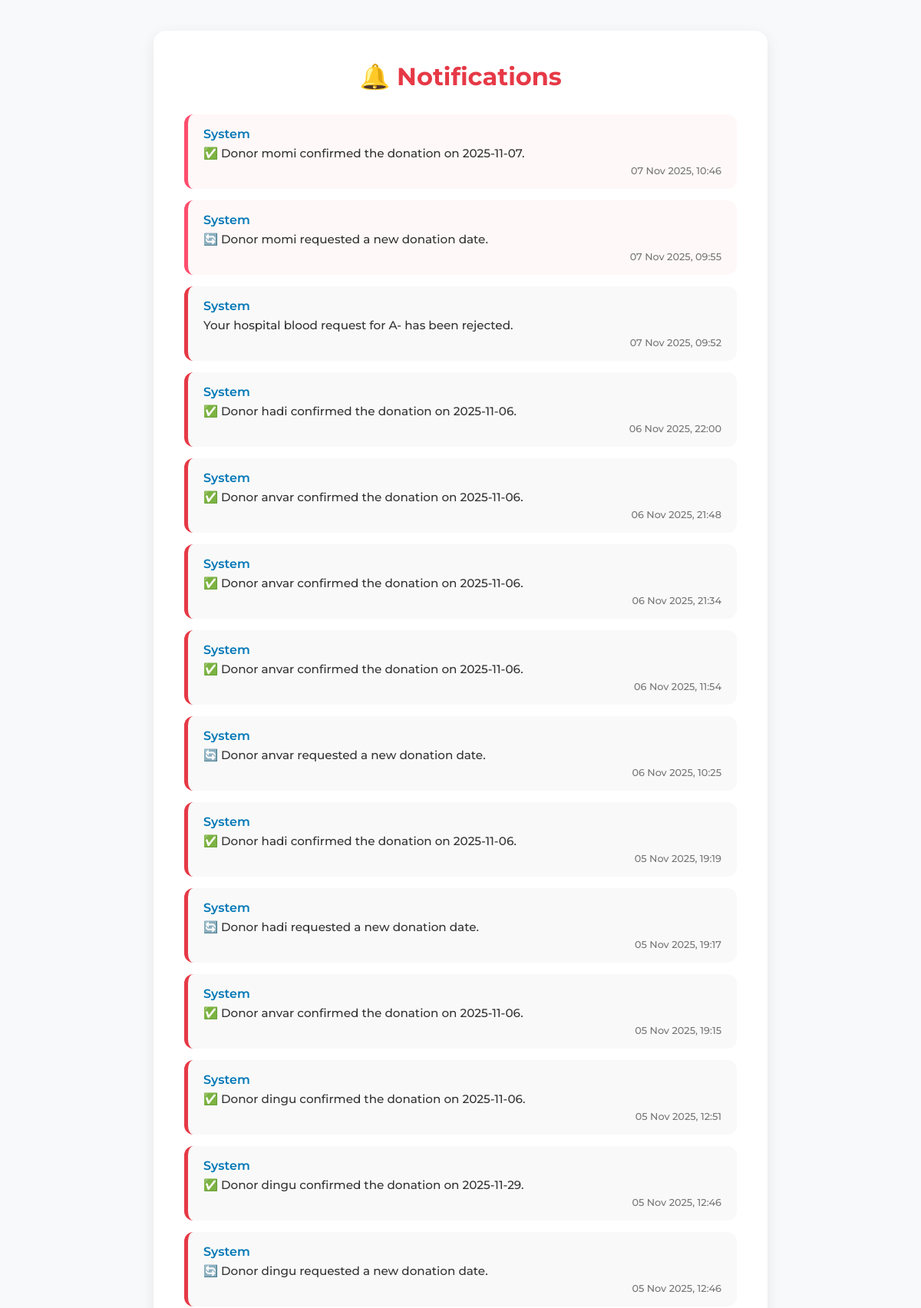
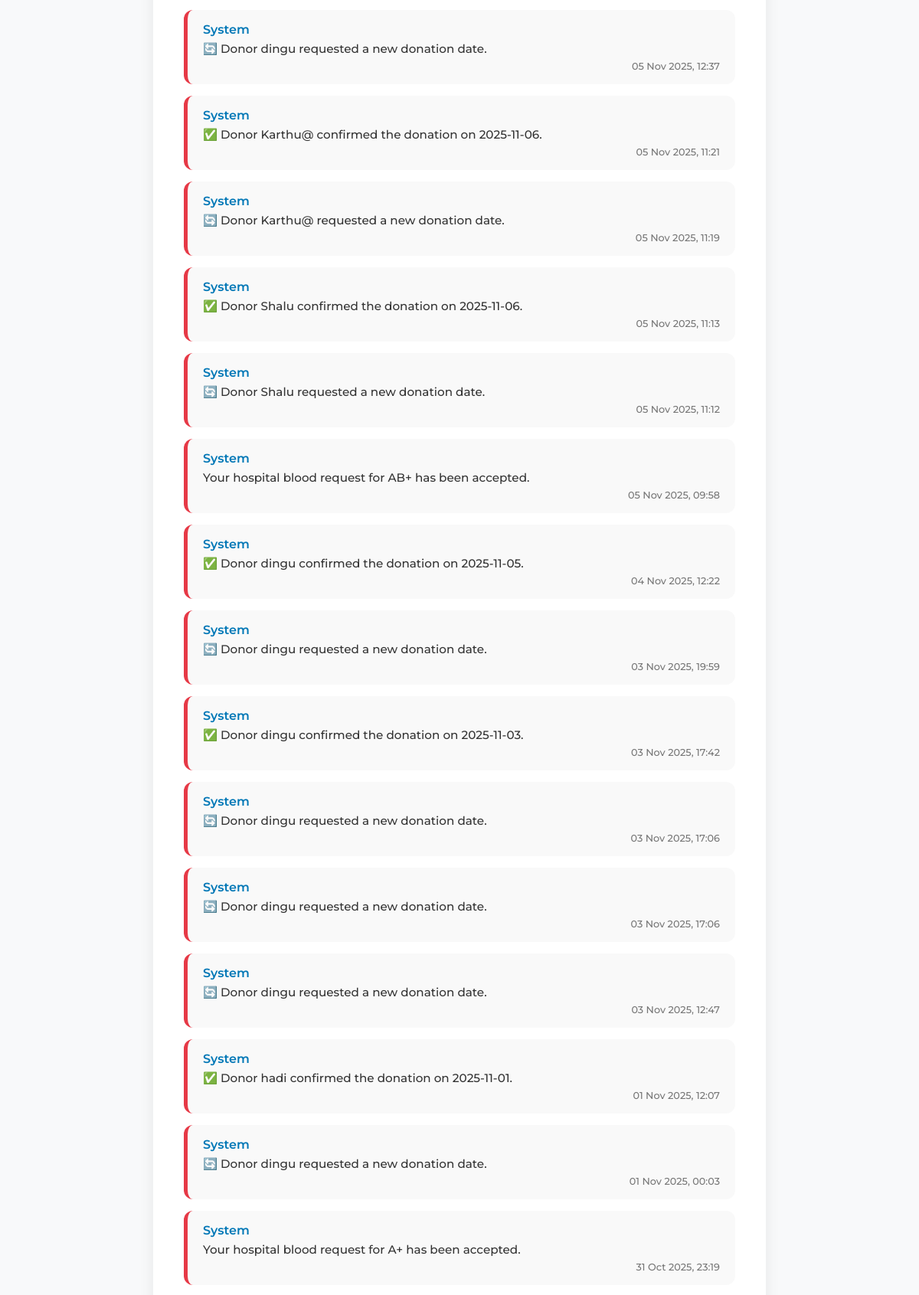
Page /notification_admin/ (signed in, upper part) on the committed database (2 pictures, top to bottom).
### blood_bank_app/models.py (models this page shows, shortened)
class Notification(models.Model):
    sender = models.ForeignKey(
        User, on_delete=models.CASCADE, related_name='sent_notifications', null=True, blank=True
    )
    user = models.ForeignKey(
        User, on_delete=models.CASCADE, related_name='notifications'  # receiver (hospital)
    )
    message = models.TextField()
    is_read = models.BooleanField(default=False)
    created_at = models.DateTimeField(auto_now_add=True)
    appointment = models.ForeignKey(
        'Appointment',
        on_delete=models.CASCADE,
        null=True, blank=True,
        related_name='notifications'
    )

### blood_bank_app/views.py (the view)
# urls.py: path('notification_admin/', views.notification_admin, name='notification_admin'),
def notification_admin(request):
    admin_user = request.user  # logged-in admin
    notifications = Notification.objects.filter(user=admin_user).order_by('-created_at')
    return render(request, 'partials/notification_admin.html', {'notifications': notifications})

### blood_bank_app/templates/partials/notification_admin.html (shortened to what this page needs)
{% extends 'master.html' %}
{% load static %}
{% block content %}
<div class="notifications-container">
  <h2 class="page-title">🔔 Notifications</h2>
  {% if notifications %}
    <ul class="notification-list">
      {% for notif in notifications %}
      <li class="notification-item {% if not notif.is_read %}unread{% endif %}">
        <div class="notif-header">
          {% if notif.sender %}
            <span class="notif-sender">{{ notif.sender.username }}</span>
            <span class="notif-role">{{ notif.sender.profile.role|capfirst }}</span>
          {% else %}
            <span class="notif-sender system">System</span>
          {% endif %}
        </div>
        <div class="notif-message">{{ notif.message }}</div>
        <div class="notif-time">{{ notif.created_at|date:"d M Y, H:i" }}</div>
      </li>
      {% endfor %}
    </ul>
  {% else %}
    <div class="no-notifications">
      <img src="{% static 'images/empty_notifications.svg' %}" alt="No Notifications" class="empty-icon">
      <p>No notifications yet.</p>
    </div>
  {% endif %}
</div>
{% endblock %}

### blood_bank_app/static/css/index.css (style rules this page uses)
body { margin: 0; font-family: Arial, sans-serif; background-color: #fff5f5; color: #333; }
html { scroll-behavior: smooth; }

### blood_bank_app/static/css/admin_dashboard.css (style rules this page uses)
:root { --primary: #e63946; --primary-dark: #b91c1c; --background: #f8f9fa; --surface: #ffffff; --text-dark: #1f2937; --text-light: #6b7280; --border: #e5e7eb; --shadow: rgba(0, 0, 0, 0.08); }
* { margin: 0; padding: 0; box-sizing: border-box; font-family: "Montserrat"; font-weight: 500; }
body { background-color: var(--background); color: var(--text-dark); overflow-x: hidden; }

### blood_bank_app/templates/partials/notification_admin.html (style rules this page uses)
.notifications-container { max-width: 800px; margin: 40px auto; background: #ffffff; border-radius: 16px; box-shadow: 0 6px 20px rgba(0, 0, 0, 0.08); padding: 40px; }
.page-title { text-align: center; color: #e63946; font-size: 2rem; font-weight: 700; margin-bottom: 30px; }
.notification-list { list-style: none; padding: 0; margin: 0; }
.notification-item { background: #f9f9f9; border-radius: 12px; padding: 16px 20px; margin-bottom: 15px; transition: all 0.25s ease; border-left: 5px solid #e63946; }
.notification-item.unread { background-color: #fff8f8; border-left-color: #ff4d6d; }
.notif-header { display: flex; align-items: center; gap: 8px; margin-bottom: 6px; }
.notif-sender { font-weight: 600; color: #222; }
.notif-sender.system { color: #0077b6; }
.notif-message { color: #333; font-size: 0.95rem; margin-bottom: 6px; }
.notif-time { font-size: 0.8rem; color: #777; text-align: right; }

### rows in the picture
Notification: shows "System", message "✅ Donor momi confirmed the donation on 2025-11-07.", created_at "07 Nov 2025, 10:46"
Notification: shows "System", message "🔄 Donor momi requested a new donation date.", created_at "07 Nov 2025, 09:55"
Notification: shows "System", message "Your hospital blood request for A- has been rejected.", created_at "07 Nov 2025, 09:52"
Notification: shows "System", message "✅ Donor hadi confirmed the donation on 2025-11-06.", created_at "06 Nov 2025, 22:00"
Notification: shows "System", message "✅ Donor anvar confirmed the donation on 2025-11-06.", created_at "06 Nov 2025, 21:48"
Notification: shows "System", message "✅ Donor anvar confirmed the donation on 2025-11-06.", created_at "06 Nov 2025, 21:34"
Notification: shows "System", message "✅ Donor anvar confirmed the donation on 2025-11-06.", created_at "06 Nov 2025, 11:54"
Notification: shows "System", message "🔄 Donor anvar requested a new donation date.", created_at "06 Nov 2025, 10:25"
Notification: shows "System", message "✅ Donor hadi confirmed the donation on 2025-11-06.", created_at "05 Nov 2025, 19:19"
Notification: shows "System", message "🔄 Donor hadi requested a new donation date.", created_at "05 Nov 2025, 19:17"
Notification: shows "System", message "✅ Donor anvar confirmed the donation on 2025-11-06.", created_at "05 Nov 2025, 19:15"
Notification: shows "System", message "✅ Donor dingu confirmed the donation on 2025-11-06.", created_at "05 Nov 2025, 12:51"
Notification: shows "System", message "✅ Donor dingu confirmed the donation on 2025-11-29.", created_at "05 Nov 2025, 12:46"
Notification: shows "System", message "🔄 Donor dingu requested a new donation date.", created_at "05 Nov 2025, 12:46"
Notification: shows "System", message "🔄 Donor dingu requested a new donation date.", created_at "05 Nov 2025, 12:37"
Notification: shows "System", message "✅ Donor Karthu@ confirmed the donation on 2025-11-06.", created_at "05 Nov 2025, 11:21"
Notification: shows "System", message "🔄 Donor Karthu@ requested a new donation date.", created_at "05 Nov 2025, 11:19"
Notification: shows "System", message "✅ Donor Shalu confirmed the donation on 2025-11-06.", created_at "05 Nov 2025, 11:13"
Notification: shows "System", message "🔄 Donor Shalu requested a new donation date.", created_at "05 Nov 2025, 11:12"
Notification: shows "System", message "Your hospital blood request for AB+ has been accepted.", created_at "05 Nov 2025, 09:58"
Notification: shows "System", message "✅ Donor dingu confirmed the donation on 2025-11-05.", created_at "04 Nov 2025, 12:22"
Notification: shows "System", message "🔄 Donor dingu requested a new donation date.", created_at "03 Nov 2025, 19:59"
Notification: shows "System", message "✅ Donor dingu confirmed the donation on 2025-11-03.", created_at "03 Nov 2025, 17:42"
Notification: shows "System", message "🔄 Donor dingu requested a new donation date.", created_at "03 Nov 2025, 17:06"
Notification: shows "System", message "🔄 Donor dingu requested a new donation date.", created_at "03 Nov 2025, 17:06"
Notification: shows "System", message "🔄 Donor dingu requested a new donation date.", created_at "03 Nov 2025, 12:47"
Notification: shows "System", message "✅ Donor hadi confirmed the donation on 2025-11-01.", created_at "01 Nov 2025, 12:07"
Notification: shows "System", message "🔄 Donor dingu requested a new donation date.", created_at "01 Nov 2025, 00:03"
Notification: shows "System", message "Your hospital blood request for A+ has been accepted.", created_at "31 Oct 2025, 23:19"
